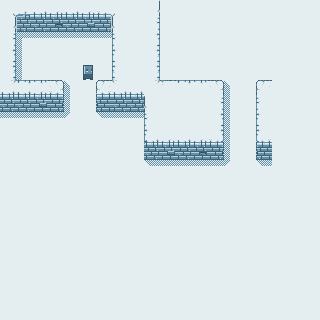

This game map was drawn from its Tiled (.tmx) file and the tilesets committed beside it. A one-line description and the full map source follow:
An orthogonal 20x20 tile map with 16x16 px tiles, 4 tile layers (floor, shadow, wall1, wall2).

<map version="1.0" tiledversion="1.0.3" orientation="orthogonal" renderorder="right-down" width="20" height="20" tilewidth="16" tileheight="16" nextobjectid="1">
 <tileset firstgid="1" name="sampletileset" tilewidth="16" tileheight="16" tilecount="256" columns="16">
  <image source="../sampletileset.png" width="256" height="256" />
 </tileset>
 <layer name="floor" width="20" height="20">
  <data encoding="csv">
53,53,53,53,53,53,53,53,53,53,53,53,53,53,53,53,53,53,53,53,
53,53,53,53,53,53,53,53,53,53,53,53,53,53,53,53,53,53,53,53,
53,53,53,53,53,53,53,53,53,53,53,53,53,53,53,53,53,53,53,53,
53,53,53,53,53,53,53,53,53,53,53,53,53,53,53,53,53,53,53,53,
53,53,53,53,53,53,53,53,53,53,53,53,53,53,53,53,53,53,53,53,
53,53,53,53,53,53,53,53,53,53,53,53,53,53,53,53,53,53,53,53,
53,53,53,53,53,53,53,53,53,53,53,53,53,53,53,53,53,53,53,53,
53,53,53,53,53,53,53,53,53,53,53,53,53,53,53,53,53,53,53,53,
53,53,53,53,53,53,53,53,53,53,53,53,53,53,53,53,53,53,53,53,
53,53,53,53,53,53,53,53,53,53,53,53,53,53,53,53,53,53,53,53,
53,53,53,53,53,53,53,53,53,53,53,53,53,53,53,53,53,53,53,53,
53,53,53,53,53,53,53,53,53,53,53,53,53,53,53,53,53,53,53,53,
53,53,53,53,53,53,53,53,53,53,53,53,53,53,53,53,53,53,53,53,
53,53,53,53,53,53,53,53,53,53,53,53,53,53,53,53,53,53,53,53,
53,53,53,53,53,53,53,53,53,53,53,53,53,53,53,53,53,53,53,53,
53,53,53,53,53,53,53,53,53,53,53,53,53,53,53,53,53,53,53,53,
53,53,53,53,53,53,53,53,53,53,53,53,53,53,53,53,53,53,53,53,
53,53,53,53,53,53,53,53,53,53,53,53,53,53,53,53,53,53,53,53,
53,53,53,53,53,53,53,53,53,53,53,53,53,53,53,53,53,53,53,53,
53,53,53,53,53,53,53,53,53,53,53,53,53,53,53,53,53,53,53,53
</data>
 </layer>
 <layer name="shadow" width="20" height="20">
  <data encoding="csv">
0,0,0,0,0,0,0,0,0,0,0,0,0,0,0,0,0,0,0,0,
0,0,0,0,0,0,0,0,0,0,0,0,0,0,0,0,0,0,0,0,
0,34,35,36,35,36,37,0,0,0,0,0,0,0,0,0,0,0,0,0,
0,50,0,0,0,0,0,0,0,0,0,0,0,0,0,0,0,0,0,0,
0,66,0,0,0,69,0,0,0,0,0,0,0,0,0,0,0,0,0,0,
0,0,0,0,51,0,0,0,0,0,0,0,0,0,51,0,0,0,0,0,
0,0,0,0,50,0,0,0,0,0,0,0,0,0,50,0,0,0,0,0,
36,37,37,37,68,0,52,36,37,0,0,0,0,0,66,0,0,0,0,0,
0,0,0,0,0,0,0,0,0,0,0,0,0,0,50,0,0,0,0,0,
0,0,0,0,0,0,0,0,0,0,0,0,0,0,66,0,0,0,0,0,
0,0,0,0,0,0,0,0,0,52,35,36,35,36,68,0,52,0,0,0,
0,0,0,0,0,0,0,0,0,0,0,0,0,0,0,0,0,0,0,0,
0,0,0,0,0,0,0,0,0,0,0,0,0,0,0,0,0,0,0,0,
0,0,0,0,0,0,0,0,0,0,0,0,0,0,0,0,0,0,0,0,
0,0,0,0,0,0,0,0,0,0,0,0,0,0,0,0,0,0,0,0,
0,0,0,0,0,0,0,0,0,0,0,0,0,0,0,0,0,0,0,0,
0,0,0,0,0,0,0,0,0,0,0,0,0,0,0,0,0,0,0,0,
0,0,0,0,0,0,0,0,0,0,0,0,0,0,0,0,0,0,0,0,
0,0,0,0,0,0,0,0,0,0,0,0,0,0,0,0,0,0,0,0,
0,0,0,0,0,0,0,0,0,0,0,0,0,0,0,0,0,0,0,0
</data>
 </layer>
 <layer name="wall1" width="20" height="20">
  <data encoding="csv">
1,2,3,4,3,100,5,6,0,17,0,0,0,0,0,0,0,0,0,0,
17,18,19,20,19,116,21,22,0,33,0,0,0,0,0,0,0,0,0,0,
33,0,0,0,0,0,0,38,0,49,0,0,0,0,0,0,0,0,0,0,
49,0,0,0,0,0,0,54,0,65,0,0,0,0,0,0,0,0,0,0,
65,0,0,0,0,0,0,70,0,65,0,0,0,0,0,0,0,0,0,0,
81,83,84,85,0,0,87,86,0,81,82,83,84,85,0,0,87,0,0,0,
0,0,0,0,0,0,0,0,0,22,0,0,0,33,0,0,38,0,0,0,
0,0,0,0,0,0,0,0,0,38,0,0,0,49,0,0,54,0,0,0,
0,0,0,0,0,0,0,0,0,54,0,0,0,49,0,0,54,0,0,0,
0,0,0,0,0,0,0,0,0,0,0,0,0,0,0,0,0,0,0,0,
0,0,0,0,0,0,0,0,0,0,0,0,0,0,0,0,0,0,0,0,
0,0,0,0,0,0,0,0,0,0,0,0,0,0,0,0,0,0,0,0,
0,0,0,0,0,0,0,0,0,0,0,0,0,0,0,0,0,0,0,0,
0,0,0,0,0,0,0,0,0,0,0,0,0,0,0,0,0,0,0,0,
0,0,0,0,0,0,0,0,0,0,0,0,0,0,0,0,0,0,0,0,
0,0,0,0,0,0,0,0,0,0,0,0,0,0,0,0,0,0,0,0,
0,0,0,0,0,0,0,0,0,0,0,0,0,0,0,0,0,0,0,0,
0,0,0,0,0,0,0,0,0,0,0,0,0,0,0,0,0,0,0,0,
0,0,0,0,0,0,0,0,0,0,0,0,0,0,0,0,0,0,0,0,
0,0,0,0,0,0,0,0,0,0,0,0,0,0,0,0,0,0,0,0
</data>
 </layer>
 <layer name="wall2" width="20" height="20">
  <data encoding="csv">
0,0,0,0,0,0,0,0,0,0,0,0,0,0,0,0,0,0,0,0,
0,0,0,0,0,0,0,0,0,0,0,0,0,0,0,0,0,0,0,0,
0,0,0,0,0,0,0,0,0,0,0,0,0,0,0,0,0,0,0,0,
0,0,0,0,0,0,0,0,0,0,0,0,0,0,0,0,0,0,0,0,
0,0,0,0,0,0,0,0,0,0,0,0,0,0,0,0,0,0,0,0,
99,99,100,101,0,0,103,99,99,0,0,0,0,0,0,0,0,0,0,0,
115,115,116,117,0,0,119,115,115,0,0,0,0,0,0,0,0,0,0,0,
0,0,0,0,0,0,0,0,0,0,0,0,0,0,0,0,0,0,0,0,
0,0,0,0,0,0,0,0,0,99,100,99,4,101,0,0,103,0,0,0,
0,0,0,0,0,0,0,0,0,115,116,115,20,117,0,0,119,0,0,0,
0,0,0,0,0,0,0,0,0,0,0,0,0,0,0,0,0,0,0,0,
0,0,0,0,0,0,0,0,0,0,0,0,0,0,0,0,0,0,0,0,
0,0,0,0,0,0,0,0,0,0,0,0,0,0,0,0,0,0,0,0,
0,0,0,0,0,0,0,0,0,0,0,0,0,0,0,0,0,0,0,0,
0,0,0,0,0,0,0,0,0,0,0,0,0,0,0,0,0,0,0,0,
0,0,0,0,0,0,0,0,0,0,0,0,0,0,0,0,0,0,0,0,
0,0,0,0,0,0,0,0,0,0,0,0,0,0,0,0,0,0,0,0,
0,0,0,0,0,0,0,0,0,0,0,0,0,0,0,0,0,0,0,0,
0,0,0,0,0,0,0,0,0,0,0,0,0,0,0,0,0,0,0,0,
0,0,0,0,0,0,0,0,0,0,0,0,0,0,0,0,0,0,0,0
</data>
 </layer>
</map>
